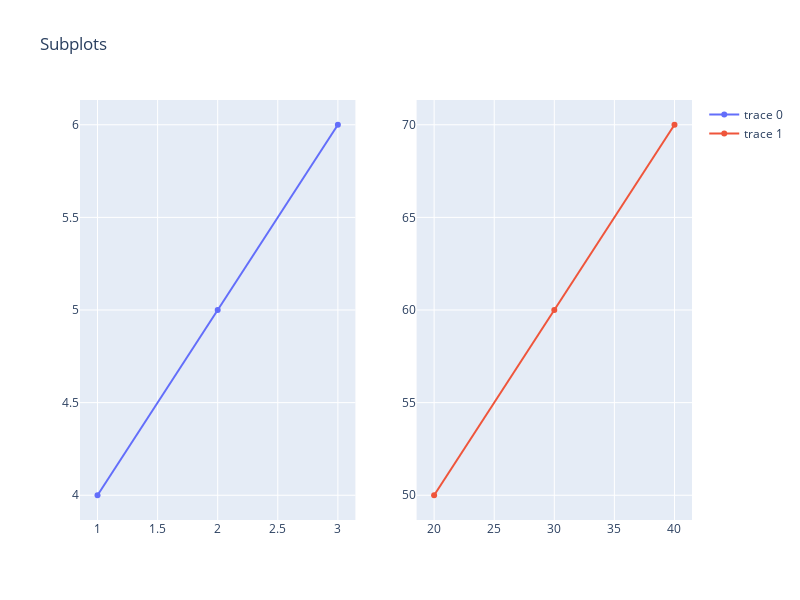

The notebook cell saved with this chart:
### Code cell
from plotly.subplots import make_subplots
import plotly.graph_objects as go

fig = make_subplots(rows=1, cols=2)

fig.add_trace(
    go.Scatter(x=[1, 2, 3], y=[4, 5, 6]),
    row=1, col=1
)

fig.add_trace(
    go.Scatter(x=[20, 30, 40], y=[50, 60, 70]),
    row=1, col=2
)

fig.update_layout(height=600, width=800, title_text="Subplots")
fig.show()

### Figure 1 — Plotly figure (JSON) as saved in the notebook; plotly's stock layout.template omitted (floating-point values rounded to 4 significant figures)
{"data": [{"type": "scatter", "x": [1, 2, 3], "xaxis": "x", "y": [4, 5, 6], "yaxis": "y"}, {"type": "scatter", "x": [20, 30, 40], "xaxis": "x2", "y": [50, 60, 70], "yaxis": "y2"}], "layout": {"height": 600, "title": {"text": "Subplots"}, "width": 800, "xaxis": {"anchor": "y", "domain": [0, 0.45]}, "xaxis2": {"anchor": "y2", "domain": [0.55, 1]}, "yaxis": {"anchor": "x", "domain": [0, 1]}, "yaxis2": {"anchor": "x2", "domain": [0, 1]}}}
